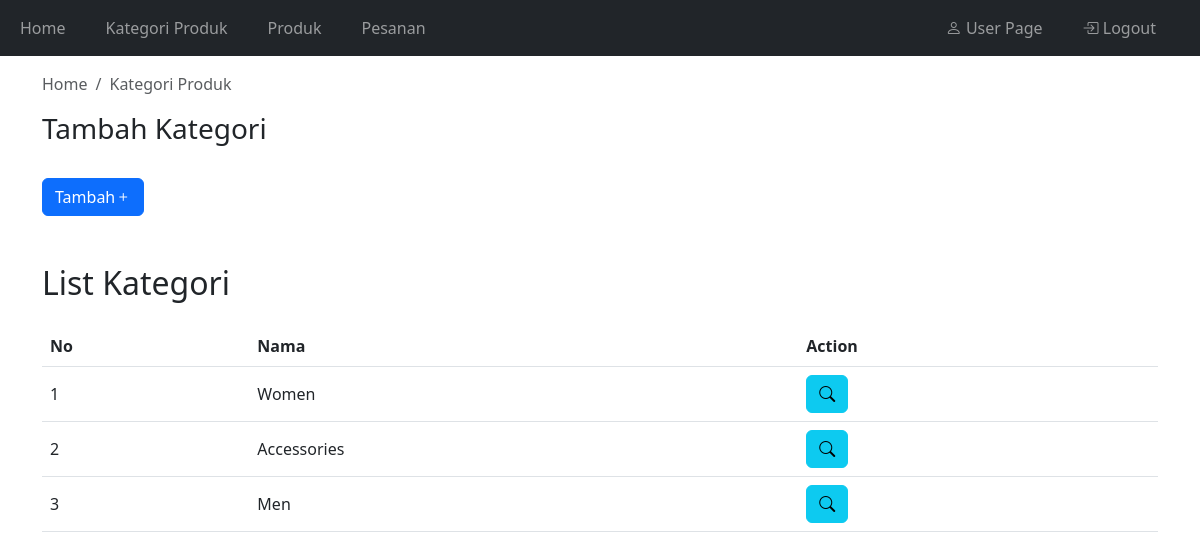
Page /adminpanel/kategori.php (signed in) on the committed database.
### tables this page shows
CREATE TABLE `kategori_produk` (
  `id` int(11) NOT NULL,
  `nama` varchar(100) NOT NULL
);

### adminpanel/kategori.php (the view, shortened to what this page needs)
<?php
  require "../koneksi.php";
  $queryKategori = mysqli_query($con, "SELECT * FROM kategori_produk");
  $jumlahKategori = mysqli_num_rows($queryKategori);
?>
<head>
</head>
<body>
  <?php
    require "navbar.php";
  ?>
  <div class="container mt-3">
    <nav aria-label="breadcrumb">
      <ol class="breadcrumb">
        <li class="breadcrumb-item"><a href="../adminpanel/" class="decoration text-muted">Home</a></li>
        <li class="breadcrumb-item active" aria-current="page">Kategori Produk</li>
      </ol>
    </nav>
    <div class="mb-5 col-12 col-md-6">
      <h3>Tambah Kategori</h3>
      <p>
        <button class="btn btn-primary  mt-4" type="button" data-bs-toggle="collapse" data-bs-target="#collapseExample" aria-expanded="false" aria-controls="collapseExample">
          Tambah<i class="bi bi-plus"></i>
        </button>
      </p>
    </div>
    <div>
      <h2>List Kategori</h2>
      <div class="table-responsive mt-4">
        <table class="table" style="vertical-align: middle;">
          <thead>
            <tr>
              <th>No</th>
              <th>Nama</th>
              <th>Action</th>
            </tr>
          </thead>
          <tbody>
            <?php
              if($jumlahKategori == 0) {
            ?>
            <tr>
              <td colspan="3" class="text-center">Tidak ada data kategori</td>
            </tr>
            <?php
              }
              else {
                $number = 1;
                while($data = mysqli_fetch_array($queryKategori)) {
            ?>
            <tr>
              <td><?= $number ?></td>
              <td><?= $data['nama'] ?></td>
              <td>
                <a href="kategori-detail.php?d=<?php echo $data['id']; ?>" class="btn btn-info"><i class="bi bi-search"></i></a>
              </td>
            </tr>
            <?php
                $number++;
                }
              }
            ?>
          </tbody>
        </table>
      </div>
    </div>
  </div>
</body>

### koneksi.php (style rules this page uses)
.decoration { text-decoration: none; }

### rows in the picture
kategori_produk: nama "Women"
kategori_produk: nama "Accessories"
kategori_produk: nama "Men"
